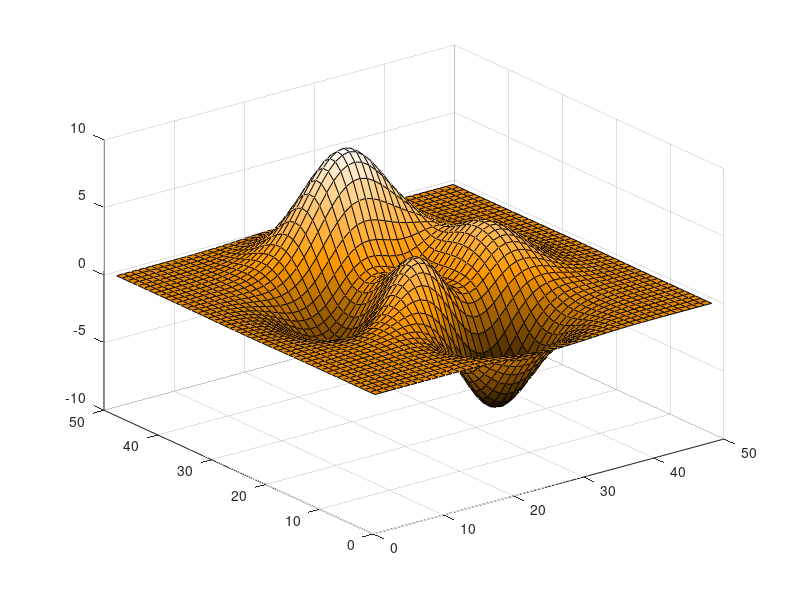

This figure's MATLAB source: (Note: this script raises an error after producing the figure.)
%Display the HSV using changes of Value and Saturation
%Created 2020-02-04
%Modified 2020-02-05
%Coarse resolution
hsv=[0.1 1 0;0.1 1 0.3;0.1 1 0.5;0.1 1 0.7;0.1 1 1;0.1 0.7 1;0.1 0.5 1;0.1 0.3 1;0.1 0 1];
%Finner resolution
steps=181;steps_half=(steps-1)/2;%100 for V,100 for S
range=360;
% HSV_steps=((1:100)/100)';
HSV_steps=((0:steps_half-1)/(steps_half))';
HSV_saturation=[ones(steps_half,1);1;flip(HSV_steps)];
HSV_value=[HSV_steps;1;ones(steps_half,1)];
%Only display the specified, single color
HSV_hue=0.1*ones(steps,1);
HSV_combine=cat(2,HSV_hue,HSV_saturation,HSV_value);%H--S--V
% rgb = hsv2rgb(hsv);
rgb = hsv2rgb(HSV_combine);
figure;s=surf(peaks);colormap(rgb);s.EdgeColor='none';
%%
%Display all the colors within full circle
HSV_diagram=zeros(steps,range,3);
Shift_angle=0;
for i=1:range
   HSV_hue=(i/range)*ones(steps,1);
   HSV_combine=cat(2,HSV_hue,HSV_saturation,HSV_value);
   rgb = hsv2rgb(HSV_combine);
   HSV_diagram(:,i,:)=rgb;
end
HSV_diagram=circshift(HSV_diagram,Shift_angle,2);%Shifting angle we need at 2nd dimenson
figure;image(flipud(HSV_diagram));colormap(rgb)%Flip array up to down
%%
%generate a random 'spatial map'--256*256*2
X_pix=32;Y_pix=32;
ele_cor=91;azi_cor=181;
map_random=zeros(X_pix,Y_pix,2);map_random_disp=zeros(X_pix,Y_pix,3);
map_random(:,:,1)=randi([-90 90],X_pix,Y_pix);%elevation [-90 to 90]    [1 181]
map_random(:,:,2)=randi([-180 179],X_pix,Y_pix);%azimuth [-180 to 179]  [1 360]
% map_random(:,:,2)=randi([0 179],X_pix,Y_pix);%contra-lateral
% map_random(:,:,2)=randi([-180 -1],X_pix,Y_pix);%ipsi-lateral
for x=1:X_pix
   for y=1:Y_pix
       ele=map_random(x,y,1);azi=map_random(x,y,2);
       map_random_disp(x,y,:)=HSV_diagram(ele+ele_cor,azi+azi_cor,:);
   end
end
figure;image((map_random_disp));colormap(rgb);axis square
